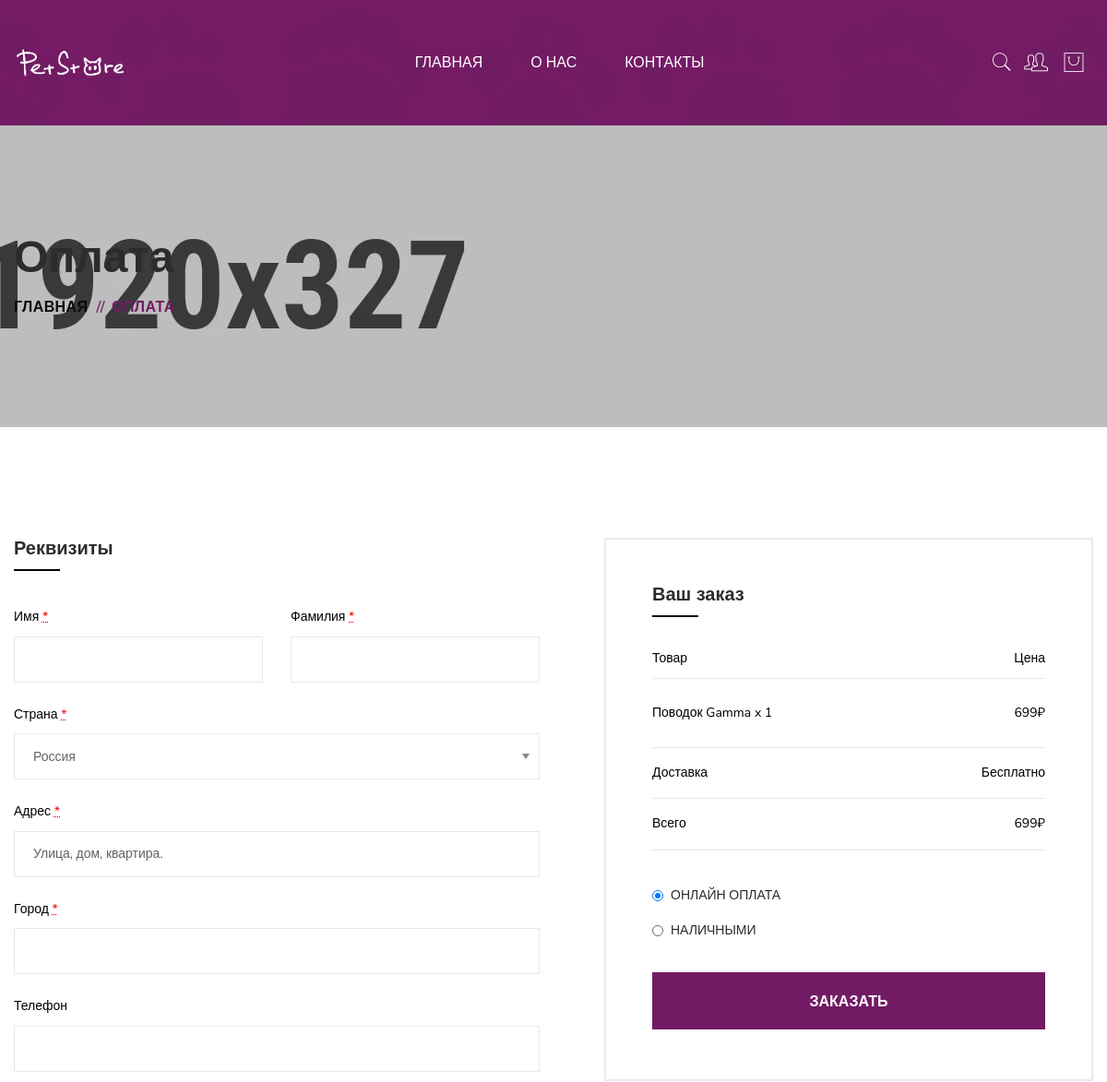
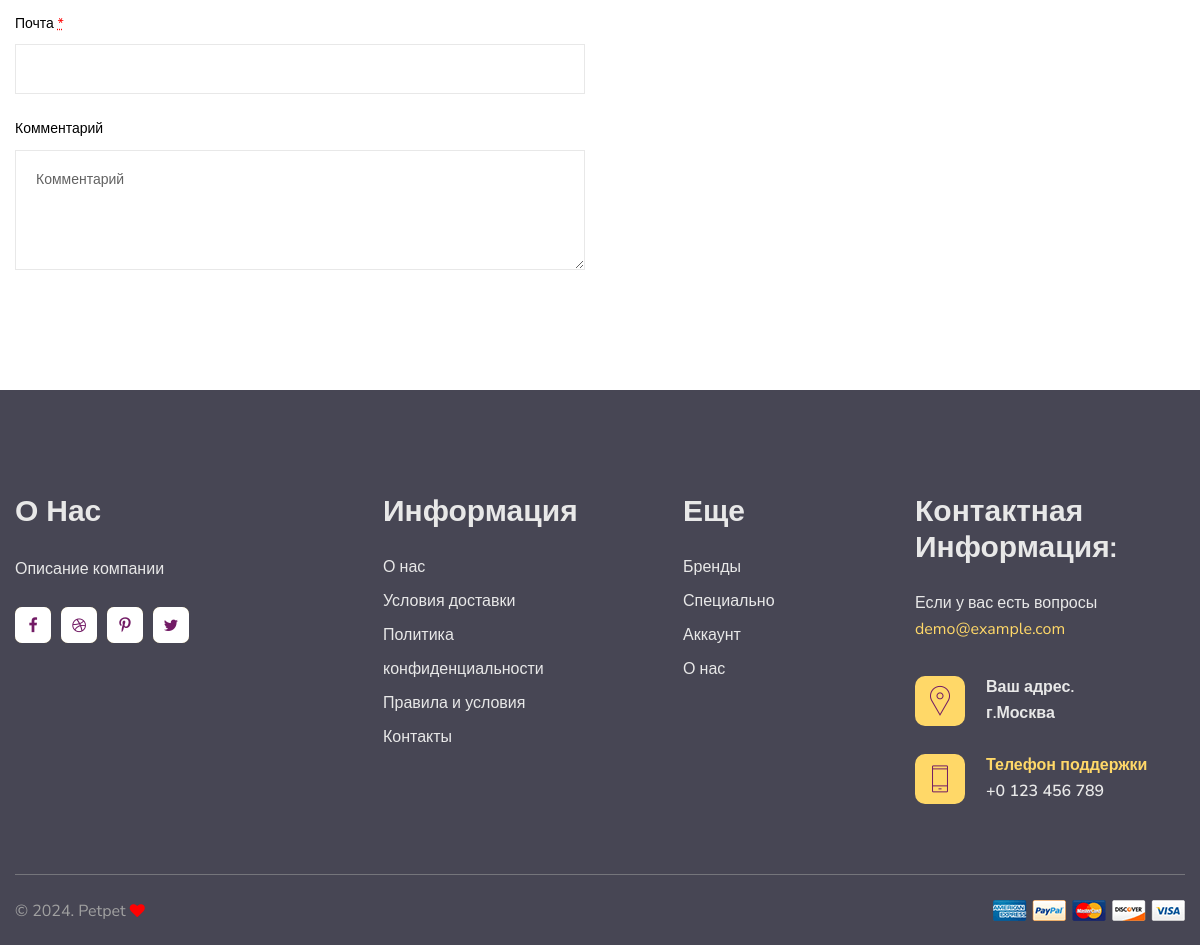
Page /shop-checkout/ on the committed database (2 pictures, top to bottom).
### shp/models.py (models this page shows, shortened)
class Cheque(models.Model):
    item_id = models.IntegerField(null=True)
    item_name = models.ForeignKey(Item, to_field='item_name', on_delete=models.CASCADE, null=True)
    image = models.ImageField(upload_to='img', blank=True, null=True)
    quantity = models.IntegerField(null=True)
    price = models.IntegerField(null=True)
    total_price = models.IntegerField(null=True)
    user_id = models.IntegerField(null=True)

class Item(models.Model):
    item_name = models.CharField(max_length=200, unique=True, null=False)
    image = models.ImageField(upload_to='img', blank=True, null=True)
    amount = models.IntegerField(null=True)
    price = models.IntegerField(null=True)
    category = models.ForeignKey('Categories', to_field='category_name', on_delete=models.SET_NULL, null=True)
    company = models.ForeignKey('Company', to_field='company_name', on_delete=models.SET_NULL, null=True)
    description = models.CharField(max_length=1000, null=True)
    def __str__(self):
        return self.item_name

### shp/views.py (the view)
# urls.py: path("shop-checkout/", views.shop_checkout),
def shop_checkout(request):
    user_id = request.user.id
    cheque = Cheque.objects.filter(user_id=user_id)
    item = Item.objects.all()
    total = cheque.aggregate(Sum('price'))['price__sum']
    return render(request, "shp/shop-checkout.html", {"item": item, "cheque": cheque, "total": total})

### shp/templates/shp/shop-checkout.html (shortened to what this page needs)
<!DOCTYPE html>
{% load static %}
<html lang="ru">
<head>
    <link href="../../static/css/bootstrap.min.css" rel="stylesheet" />
    <link href="../../static/css/font-awesome.min.css" rel="stylesheet" />
    <link href="../../static/css/pe-icon-7-stroke.css" rel="stylesheet" />
    <link href="../../static/css/swiper.min.css" rel="stylesheet" />
    <link href="../../static/css/fancybox.min.css" rel="stylesheet" />
    <link href="../../static/css/ion.rangeSlider.min.css" rel="stylesheet" />
    <link href="../../static/css/style.css" rel="stylesheet" />
</head>
<body>
<div class="wrapper">
  <header class="header-area header-default" data-bg-img-shop="../../../media/img-shop/photos/header-bg.webp">
    <div class="container">
      <div class="row no-gutter align-items-center position-relative">
        <div class="col-12">
          <div class="header-align">
            <div class="header-align-start">
              <div class="header-logo-area">
                <a href="/">
                  <img class="logo-main" src="../../../media/img-shop/logo.PNG" alt="Logo" />
                </a>
              </div>
            </div>
            <div class="header-align-center">
              <div class="header-navigation-area position-relative">
                <ul class="main-menu nav">
                  <li><a href="/"><span>Главная</span></a></li>
                  <li><a href="/about-us"><span>О нас</span></a></li>
                  <li><a href="/contact"><span>Контакты</span></a></li>
                </ul>
              </div>
            </div>
            <div class="header-align-end">
              <div class="header-action-area">
                <div class="shopping-search">
                  <button class="shopping-search-btn" type="button" data-bs-toggle="offcanvas" data-bs-target="#AsideOffcanvasSearch" aria-controls="AsideOffcanvasSearch"><i class="pe-7s-search icon"></i></button>
                </div>
                <div class="shopping-account">
                  {% if user.is_authenticated %}
                  <a class="shopping-account-btn" href="/account">
                    <i class="pe-7s-users icon"></i>
                  </a>
                    {% else %}
                    <a class="shopping-account-btn" href="/account-login">
                    <i class="pe-7s-users icon"></i>
                  </a>
                    {% endif %}
                </div>
                <div class="shopping-cart">
                  <button class="shopping-cart-btn" type="button" data-bs-toggle="offcanvas" data-bs-target="#AsideOffcanvasCart" aria-controls="AsideOffcanvasCart">
                    <i class="pe-7s-shopbag icon"></i>
                  </button>
                </div>
              </div>
            </div>
          </div>
        </div>
      </div>
    </div>
  </header>
  <main class="main-content">
    <div class="page-header-area" data-bg-img-shop="assets/img/photos/bg1.webp">
      <div class="container pt--0 pb--0">
        <div class="row">
          <div class="col-12">
            <div class="page-header-content">
              <h2 class="title">Оплата</h2>
              <nav class="breadcrumb-area">
                <ul class="breadcrumb">
                  <li><a href="/">Главная</a></li>
                  <li class="breadcrumb-sep">//</li>
                  <li>Оплата</li>
                </ul>
              </nav>
            </div>
          </div>
        </div>
      </div>
    </div>
    <section class="shopping-checkout-wrap">
      <div class="container">
        <div class="row">
          <div class="col-lg-6">
            <div class="checkout-billing-details-wrap">
              <h2 class="title"> Реквизиты </h2>
              <div class="billing-form-wrap">
                <form action="#" method="post">
                  <div class="row">
                    <div class="col-md-6">
                      <div class="form-group">
                        <label for="f_name">Имя <abbr class="required" title="required">*</abbr></label>
                        <input id="f_name" type="text"  class="form-control">
                      </div>
                    </div>
                    <div class="col-md-6">
                      <div class="form-group">
                        <label for="l_name">Фамилия <abbr class="required" title="required">*</abbr></label>
                        <input id="l_name" type="text"  class="form-control">
                      </div>
                    </div>
                    <div class="col-md-12">
                      <div class="form-group">
                        <label for="country">Страна <abbr class="required" title="required">*</abbr></label>
                        <select id="country" class="form-control">
                          <option>Россия</option>
                        </select>
                      </div>
                    </div>
                    <div class="col-md-12">
                      <div class="form-group">
                        <label for="street-address">Адрес <abbr class="required" title="required">*</abbr></label>
                        <input id="street-address" type="text"  class="form-control" placeholder="Улица, дом, квартира.">
                      </div>
                    </div>
                    <div class="col-md-12">
                      <div class="form-group">
                        <label for="town">Город <abbr class="required" title="required">*</abbr></label>
                        <input id="town" type="text"  class="form-control">
                      </div>
                    </div>
                    <div class="col-md-12">
                      <div class="form-group">
                        <label for="phone">Телефон</label>
                        <input id="phone" type="text"  class="form-control">
                      </div>
                    </div>
                    <div class="col-md-12">
                      <div class="form-group" data-margin-bottom="30">
                        <label for="email">Почта <abbr class="required" title="required">*</abbr></label>
                        <input id="email" type="text"  class="form-control">
                      </div>
                    </div>
                    <div class="col-md-12">
                      <div class="form-group mb--0">
                        <label for="order-notes">Комментарий</label>
                        <textarea id="order-notes" class="form-control" placeholder="Комментарий"></textarea>
                      </div>
                    </div>
                  </div>
                </form>
              </div>
            </div>
          </div>
          <div class="col-lg-6">
            <div class="checkout-order-details-wrap">
              <div class="order-details-table-wrap table-responsive">
                <h2 class="title mb-25">Ваш заказ</h2>
                <table class="table">
                  <thead>
                    <tr>
                      <th class="product-name">Товар</th>
                      <th class="product-total">Цена</th>
                    </tr>
                  </thead>
                  <tbody class="table-body">
                  {% for cheque in cheque %}
                    <tr class="cart-item">
                      <td class="product-name">{{ cheque.item_name }}<span class="product-quantity"> x {{ cheque.quantity }}</span></td>
                      <td class="product-total">{{ cheque.total_price }}₽</td>
                    </tr>
                  {% endfor %}
                  </tbody>
                  <tfoot class="table-foot">
                    <tr class="shipping">
                      <th>Доставка</th>
                      <td>Бесплатно</td>
                    </tr>
                    <tr class="order-total">
                      <th>Всего</th>
                      <td>{{ total }}₽</td>
                    </tr>
                  </tfoot>
                </table>
                <div class="shop-payment-method">
                  <div id="PaymentMethodAccordion">
                    <div class="card">
                      <div class="card-header" id="check_payments">
                        <h5 class="title" data-bs-toggle="collapse" data-bs-target="#itemOne" aria-controls="itemOne" aria-expanded="true">Онлайн оплата</h5>
                      </div>
                    </div>
                    <div class="card">
                      <div class="card-header" id="check_payments2">
                        <h5 class="title" data-bs-toggle="collapse" data-bs-target="#itemTwo" aria-controls="itemTwo" aria-expanded="false">Наличными</h5>
                      </div>
                    </div>
                  </div>
                  <a href="/account" class="btn-place-order">Заказать</a>
                </div>
              </div>
            </div>
          </div>
        </div>
      </div>
    </section>
  </main>
  <footer class="footer-area">
    <div class="footer-main">
      <div class="container pt--0 pb--0">
        <div class="row">
          <div class="col-md-6 col-lg-3">
            <div class="widget-item widget-about">
              <h4 class="widget-title">О нас</h4>
              <p class="desc">Описание компании</p>
              <div class="social-icons">
                <a href="https://www.facebook.com/" target="_blank" rel="noopener"><i class="fa fa-facebook"></i></a>
                <a href="https://dribbble.com/" target="_blank" rel="noopener"><i class="fa fa-dribbble"></i></a>
                <a href="https://www.pinterest.com/" target="_blank" rel="noopener"><i class="fa fa-pinterest-p"></i></a>
                <a href="https://twitter.com/" target="_blank" rel="noopener"><i class="fa fa-twitter"></i></a>
              </div>
            </div>
          </div>
          <div class="col-md-6 col-lg-3">
            <div class="widget-item nav-menu-item1">
              <h4 class="widget-title">Информация</h4>
              <div id="widgetId-1" class="collapse widget-collapse-body">
                <div class="collapse-body">
                  <div class="widget-menu-wrap">
                    <ul class="nav-menu">
                      <li><a href="/about-us">О нас</a></li>
                      <li><a href="/account-login">Условия доставки</a></li>
                      <li><a href="/account-login">Политика конфиденциальности</a></li>
                      <li><a href="/account-login">Правила и условия</a></li>
                      <li><a href="/contact">Контакты</a></li>
                    </ul>
                  </div>
                </div>
              </div>
            </div>
          </div>
          <div class="col-md-6 col-lg-3">
            <div class="widget-item nav-menu-item2">
              <h4 class="widget-title">Еще</h4>
              <div id="widgetId-2" class="collapse widget-collapse-body">
                <div class="collapse-body">
                  <div class="widget-menu-wrap">
                    <ul class="nav-menu">
                      <li><a href="/shop">Бренды</a></li>
                      <li><a href="/shop">Специально</a></li>
                      <li><a href="/account">Аккаунт</a></li>
                      <li><a href="/about-us">О нас</a></li>
                    </ul>
                  </div>
                </div>
              </div>
            </div>
          </div>
          <div class="col-md-6 col-lg-3">
            <div class="widget-item">
              <h4 class="widget-title">Контактная информация:</h4>
              <div id="widgetId-3" class="collapse widget-collapse-body">
                <div class="collapse-body">
                  <div class="widget-contact-info">
                    <p class="contact-info-desc">Если у вас есть вопросы <a href="mailto://demo@example.com">demo@example.com</a></p>
                    <div class="contact-item">
                      <div class="icon">
                        <i class="pe-7s-map-marker"></i>
                      </div>
                      <div class="info">
                        <p>Ваш адрес. <br>г.Москва</p>
                      </div>
                    </div>
                    <div class="contact-item phone-info">
                      <div class="icon">
                        <i class="pe-7s-phone"></i>
                      </div>
                      <div class="info">
                        <p><span>Телефон поддержки</span> <br><a href="tel://0123456789">+0 123 456 789</a></p>
                      </div>
                    </div>
                  </div>
                </div>
              </div>
            </div>
          </div>
        </div>
      </div>
    </div>
    <div class="footer-bottom">
      <div class="container pt--0 pb--0">
        <div class="row">
          <div class="col-12">
            <div class="footer-bottom-content">
              <p class="copyright">© 2024. Petpet<i class="fa fa-heart"></i></p>
              <div class="payment">
                <a href="/account"><img src="../../../media/img-shop/photos/payment.webp" width="192" height="21" alt="Payment Logo"></a>
              </div>
            </div>
          </div>
        </div>
      </div>
    </div>
  </footer>
</div>
</body>
</html>

### rows in the picture
Cheque: item_name "Поводок Gamma", quantity "1", total_price "699"

### other values in the picture
{{ total }} "699"
